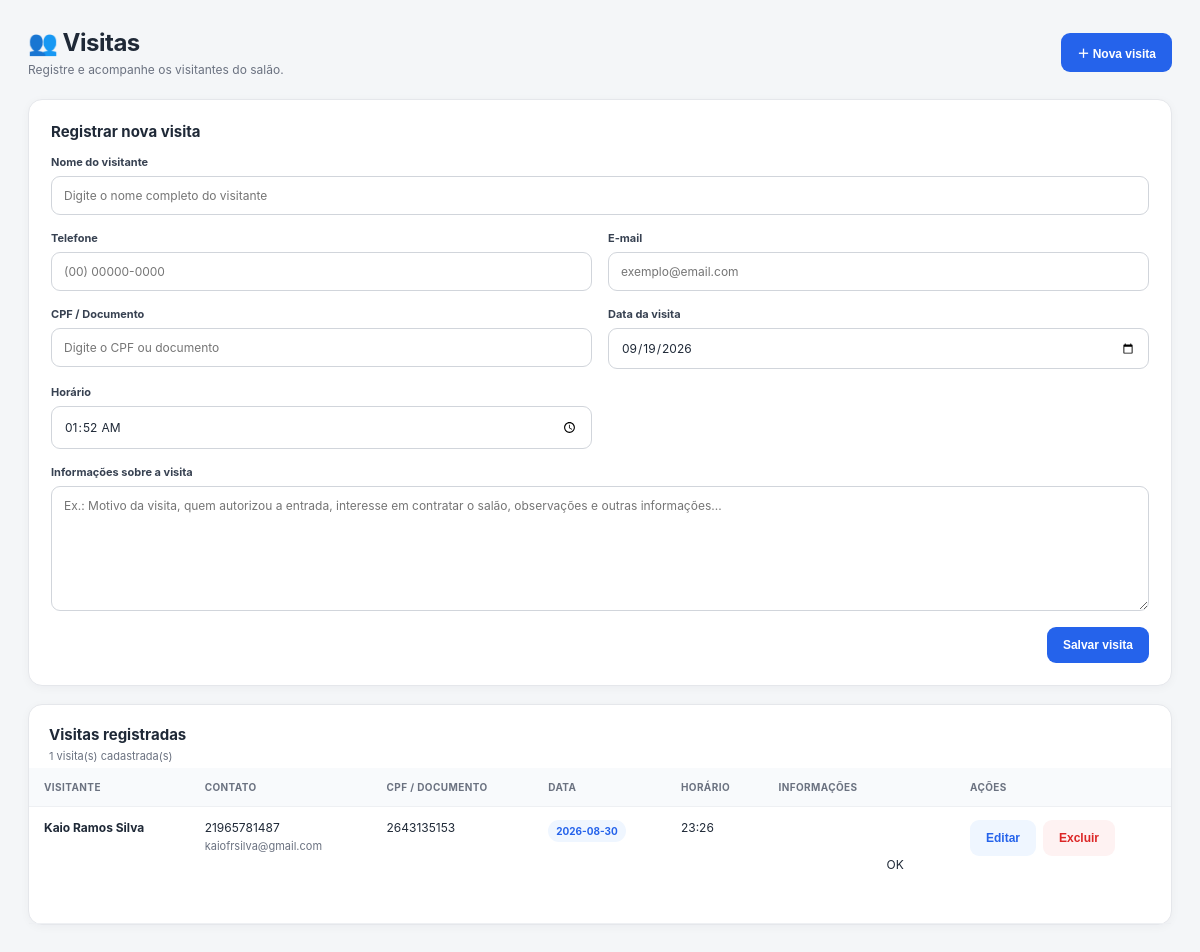
Page /visitas (signed in) on the committed database.
### app.py (models this page shows, shortened)
class Visita(db.Model):
    __tablename__ = "visitas"
    id = db.Column(
        db.Integer,
        primary_key=True
    )
    salao_id = db.Column(
        db.Integer,
        db.ForeignKey("saloes.id"),
        nullable=False
    )
    nome = db.Column(
        db.String(150),
        nullable=False
    )
    telefone = db.Column(
        db.String(30),
        nullable=True
    )
    email = db.Column(
        db.String(150),
        nullable=True
    )
    cpf = db.Column(
        db.String(30),
        nullable=True
    )
    data = db.Column(
        db.String(20),
        nullable=False
    )
    hora = db.Column(
        db.String(10),
        nullable=False
    )
    informacoes_visitante = db.Column(
        db.Text,
        nullable=False
    )
    criado_em = db.Column(
        db.DateTime,
        server_default=db.func.current_timestamp()
    )

### app.py (the view, shortened to what this page needs)
@app.route("/visitas", methods=["GET"])
def visitas():
    if "salao_id" not in session:
        return redirect("/")
    salao_id = session["salao_id"]
    visitas_lista = Visita.query.filter_by(
        salao_id=salao_id
    ).order_by(
        Visita.id.desc()
    ).all()
    visita_edicao = None
    editar_id = request.args.get("editar")
    return render_template(
        "visitas.html",
        visitas=visitas_lista,
        visita_edicao=visita_edicao
    )

### templates/visitas.html (shortened to what this page needs)
<!DOCTYPE html>
<html lang="pt-BR">
<head>
</head>
<body>
<div class="container">
    <div class="header">
        <div>
            <h1>👥 Visitas</h1>
            <div class="subtitle">
                Registre e acompanhe os visitantes do salão.
            </div>
        </div>
        <button
            class="btn btn-primary"
            type="button"
            onclick="novaVisita()">
            ＋ Nova visita
        </button>
    </div>
    <section class="card form-card" id="formCard">
        <h2 class="section-title">
            {% if visita_edicao %}
                Editar visita
            {% else %}
                Registrar nova visita
            {% endif %}
        </h2>
        <form id="visitaForm">
            <div class="form-grid">
                <div class="field full">
                    <label for="nome">
                        Nome do visitante
                    </label>
                    <input
                        type="text"
                        id="nome"
                        maxlength="150"
                        value="{{ visita_edicao.nome if visita_edicao else '' }}"
                        placeholder="Digite o nome completo do visitante"
                        required>
                </div>
                <div class="field">
                    <label for="telefone">
                        Telefone
                    </label>
                    <input
                        type="text"
                        id="telefone"
                        maxlength="30"
                        value="{{ visita_edicao.telefone if visita_edicao else '' }}"
                        placeholder="(00) 00000-0000">
                </div>
                <div class="field">
                    <label for="email">
                        E-mail
                    </label>
                    <input
                        type="email"
                        id="email"
                        maxlength="150"
                        value="{{ visita_edicao.email if visita_edicao else '' }}"
                        placeholder="exemplo@email.com">
                </div>
                <div class="field">
                    <label for="cpf">
                        CPF / Documento
                    </label>
                    <input
                        type="text"
                        id="cpf"
                        maxlength="30"
                        value="{{ visita_edicao.cpf if visita_edicao else '' }}"
                        placeholder="Digite o CPF ou documento">
                </div>
                <div class="field">
                    <label for="data">
                        Data da visita
                    </label>
                    <input
                        type="date"
                        id="data"
                        value="{{ visita_edicao.data if visita_edicao else '' }}"
                        required>
                </div>
                <div class="field">
                    <label for="hora">
                        Horário
                    </label>
                    <input
                        type="time"
                        id="hora"
                        value="{{ visita_edicao.hora if visita_edicao else '' }}"
                        required>
                </div>
                <div class="field full">
                    <label for="informacoes_visitante">
                        Informações sobre a visita
                    </label>
                    <textarea
                        id="informacoes_visitante"
                        maxlength="5000"
                        required
                        placeholder="Ex.: Motivo da visita, quem autorizou a entrada, interesse em contratar o salão, observações e outras informações...">{{ visita_edicao.informacoes_visitante if visita_edicao else '' }}</textarea>
                </div>
            </div>
            <div class="actions">
                <button
                    class="btn btn-primary"
                    type="submit">
                    {% if visita_edicao %}
                        Salvar alterações
                    {% else %}
                        Salvar visita
                    {% endif %}
                </button>
            </div>
        </form>
    </section>
    <section class="card">
        <div style="padding:20px 20px 5px">
            <h2
                class="section-title"
                style="margin-bottom:5px">
                Visitas registradas
            </h2>
            <div class="muted">
                {{ visitas|length }} visita(s) cadastrada(s)
            </div>
        </div>
        {% if visitas %}
        <div class="table-wrap">
            <table>
                <thead>
                    <tr>
                        <th>
                            Visitante
                        </th>
                        <th>
                            Contato
                        </th>
                        <th>
                            CPF / Documento
                        </th>
                        <th>
                            Data
                        </th>
                        <th>
                            Horário
                        </th>
                        <th>
                            Informações
                        </th>
                        <th>
                            Ações
                        </th>
                    </tr>
                </thead>
                <tbody>
                {% for visita in visitas %}
                    <tr>
                        <td>
                            <strong>
                                {{ visita.nome or "Visitante sem nome" }}
                            </strong>
                        </td>
                        <td>
                            {% if visita.telefone %}
                                <div>
                                    {{ visita.telefone }}
                                </div>
                            {% else %}
                                <span class="muted">
                                    Telefone não informado
                                </span>
                            {% endif %}
                            {% if visita.email %}
                                <div
                                    class="muted"
                                    style="margin-top:4px">
                                    {{ visita.email }}
                                </div>
                            {% endif %}
                        </td>
                        <td>
                            {% if visita.cpf %}
                                {{ visita.cpf }}
                            {% else %}
                                <span class="muted">
                                    Não informado
                                </span>
                            {% endif %}
                        </td>
                        <td>
                            <span class="badge">
                                {{ visita.data or "--" }}
                            </span>
                        </td>
                        <td>
                            {{ visita.hora or "--" }}
                        </td>
                        <td>
                            <div class="visitor-info">
                                {{ visita.informacoes_visitante or "--" }}
                            </div>
                        </td>
                        <td>
                            <div class="row-actions">
                                <button
                                    class="btn btn-edit"
                                    type="button"
                                    onclick="editarVisita('{{ visita.id }}')">
                                    Editar
                                </button>
                                <button
                                    class="btn btn-delete"
                                    type="button"
                                    onclick="excluirVisita('{{ visita.id }}')">
                                    Excluir
                                </button>
                            </div>
                        </td>
                    </tr>
                {% endfor %}
                </tbody>
            </table>
        </div>
        {% endif %}
    </section>
</div>
</body>
</html>

### templates/visitas.html (style rules this page uses)
* { box-sizing:border-box; margin:0; padding:0; }
body { font-family:Inter,Arial,sans-serif; background:#F4F6F8; color:#1F2937; padding:28px; }
.container { max-width:1150px; margin:0 auto; }
.header { display:flex; justify-content:space-between; align-items:center; gap:15px; margin-bottom:22px; }
h1 { font-size:24px; letter-spacing:-.5px; }
.subtitle { color:#6B7280; font-size:12px; margin-top:5px; }
.btn { border:0; border-radius:9px; padding:11px 16px; font-weight:700; cursor:pointer; font-size:12px; }
.btn-primary { background:#2563EB; color:#fff; }
.btn-edit { background:#EFF6FF; color:#2563EB; }
.btn-delete { background:#FEF2F2; color:#DC2626; }
.card { background:#fff; border:1px solid #E5E7EB; border-radius:14px; box-shadow:0 2px 10px rgba(15,23,42,.04); margin-bottom:18px; }
.form-card { padding:22px; }
.form-grid { display:grid; grid-template-columns:repeat(2,minmax(0,1fr)); gap:16px; }
.field { display:flex; flex-direction:column; gap:7px; }
.field.full { grid-column:1/-1; }
label { font-size:11px; font-weight:700; color:#374151; }
input, textarea { width:100%; border:1px solid #D1D5DB; border-radius:9px; padding:11px 12px; font:inherit; font-size:12px; outline:none; background:#fff; color:#1F2937; }
textarea { min-height:125px; resize:vertical; }
.actions { display:flex; gap:9px; justify-content:flex-end; margin-top:16px; }
.section-title { font-size:15px; margin-bottom:14px; }
.table-wrap { overflow-x:auto; }
table { width:100%; border-collapse:collapse; }
th, td { padding:13px 15px; border-bottom:1px solid #EEF0F3; text-align:left; vertical-align:top; }
th { font-size:10px; color:#6B7280; text-transform:uppercase; letter-spacing:.4px; background:#F8FAFC; }
td { font-size:12px; }
.visitor-info { white-space:pre-wrap; line-height:1.5; max-width:480px; }
.muted { color:#6B7280; font-size:11px; }
.badge { display:inline-block; background:#EFF6FF; color:#2563EB; border-radius:999px; padding:5px 8px; font-size:10px; font-weight:700; }
.row-actions { display:flex; gap:7px; flex-wrap:wrap; }

### rows in the picture
Visita: nome "Kaio Ramos Silva", telefone "21965781487", email "kaiofrsilva@gmail.com", cpf "2643135153", data "2026-08-30", hora "23:26", informacoes_visitante "OK"

### other values in the picture
{{ visitas|length }} "1"
